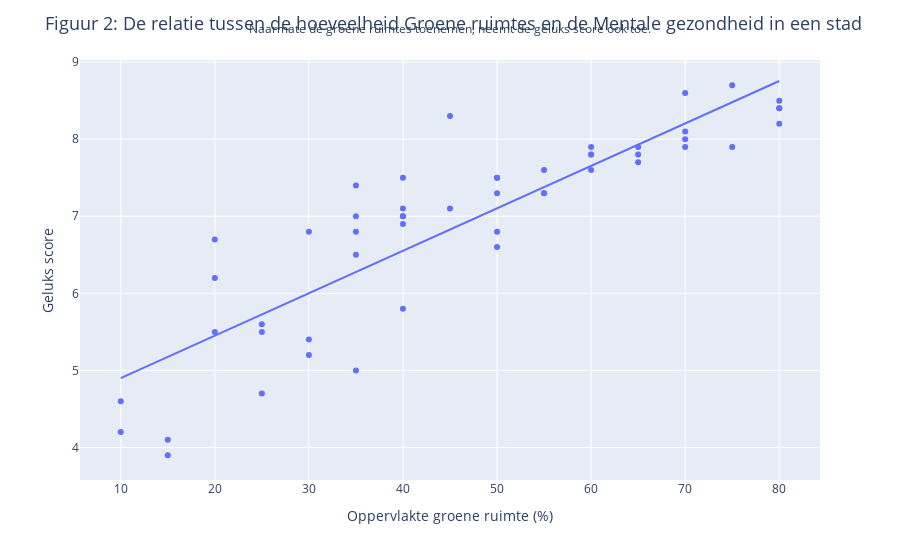

Write notebook code for a chart like this one.
### Markdown cell above
Volgens het RIVM (2022) vermindert groene ruimte stress, wat suggereert dat groene ruimtes de mentale gezondheid verbeteren. Aan de hand van een spreidingsdiagram hebben we onderzocht of er een verband is tussen het percentage groene ruimtes in een stad en de mentale gezondheid. Op de y-as staat de geluks score en op de x-as staat het percentage groene ruimtes in een stad.

### Code cell
fig = px.scatter(
    final_data,
    x='Green_Space_Area',
    y='Happiness_Score',
    labels={
        'Green_Space_Area': 'Oppervlakte groene ruimte (%)',
        'Happiness_Score': 'Geluks score'
    },
    trendline='ols'
)

fig.update_layout(
    title='Figuur 2: De relatie tussen de hoeveelheid Groene ruimtes en de Mentale gezondheid in een stad',
    title_font_size=18, 
    annotations=[
        dict(
            x=0.5,
            y=1.1,
            showarrow=False,
            text="Naarmate de groene ruimtes toenemen, neemt de geluks score ook toe.",
            xref="paper",
            yref="paper",
            align="center"
        )
    ]
)

fig.show()

# Bereken de correlatiecoëfficiënt
correlation = final_data['Green_Space_Area'].corr(final_data['Happiness_Score'])
print("Correlatiecoëfficiënt tussen de hoeveelheid groene ruimtes en de geluks score:", correlation)

### Figure 1 — Plotly figure (JSON) as saved in the notebook; plotly's stock layout.template omitted (floating-point values rounded to 4 significant figures)
{"data": [{"hovertemplate": "Oppervlakte groene ruimte (%)=%{x}<br>Geluks score=%{y}<extra></extra>", "legendgroup": "", "marker": {"color": "#636efa", "symbol": "circle"}, "mode": "markers", "name": "", "orientation": "v", "showlegend": false, "type": "scatter", "x": [80, 60, 15, 40, 65, 50, 70, 80, 35, 10, 25, 65, 10, 30, 75, 40, 50, 35, 45, 20, 60, 70, 50, 30, 40, 80, 65, 40, 60, 55, 35, 70, 15, 75, 20, 25, 45, 40, 35, 50, 60, 25, 50, 35, 70, 20, 55, 80, 30, 55, 40], "xaxis": "x", "y": [8.4, 7.9, 4.1, 7.5, 7.8, 7.3, 8.1, 8.5, 6.5, 4.2, 5.5, 7.7, 4.6, 6.8, 8.7, 7, 7.5, 6.8, 8.3, 6.2, 7.8, 8.6, 6.8, 5.4, 5.8, 8.2, 7.9, 7.1, 7.6, 7.3, 7, 8, 3.9, 7.9, 6.7, 5.6, 7.1, 7, 5, 7.5, 7.8, 4.7, 6.6, 7.4, 7.9, 5.5, 7.6, 8.4, 5.2, 7.3, 6.9], "yaxis": "y"}, {"hovertemplate": "<b>OLS trendline</b><br>Happiness_Score = 0.0550494 * Green_Space_Area + 4.35063<br>R<sup>2</sup>=0.765679<br><br>Oppervlakte groene ruimte (%)=%{x}<br>Geluks score=%{y} <b>(trend)</b><extra></extra>", "legendgroup": "", "marker": {"color": "#636efa", "symbol": "circle"}, "mode": "lines", "name": "", "showlegend": false, "type": "scatter", "x": [10, 10, 15, 15, 20, 20, 20, 25, 25, 25, 30, 30, 30, 35, 35, 35, 35, 35, 40, 40, 40, 40, 40, 40, 45, 45, 50, 50, 50, 50, 50, 55, 55, 55, 60, 60, 60, 60, 65, 65, 65, 70, 70, 70, 70, 75, 75, 80, 80, 80, 80], "xaxis": "x", "y": [4.901, 4.901, 5.176, 5.176, 5.452, 5.452, 5.452, 5.727, 5.727, 5.727, 6.002, 6.002, 6.002, 6.277, 6.277, 6.277, 6.277, 6.277, 6.553, 6.553, 6.553, 6.553, 6.553, 6.553, 6.828, 6.828, 7.103, 7.103, 7.103, 7.103, 7.103, 7.378, 7.378, 7.378, 7.654, 7.654, 7.654, 7.654, 7.929, 7.929, 7.929, 8.204, 8.204, 8.204, 8.204, 8.479, 8.479, 8.755, 8.755, 8.755, 8.755], "yaxis": "y"}], "layout": {"annotations": [{"align": "center", "showarrow": false, "text": "Naarmate de groene ruimtes toenemen, neemt de geluks score ook toe.", "x": 0.5, "xref": "paper", "y": 1.1, "yref": "paper"}], "legend": {"tracegroupgap": 0}, "margin": {"t": 60}, "title": {"font": {"size": 18}, "text": "Figuur 2: De relatie tussen de hoeveelheid Groene ruimtes en de Mentale gezondheid in een stad"}, "xaxis": {"anchor": "y", "domain": [0, 1], "title": {"text": "Oppervlakte groene ruimte (%)"}}, "yaxis": {"anchor": "x", "domain": [0, 1], "title": {"text": "Geluks score"}}}}
